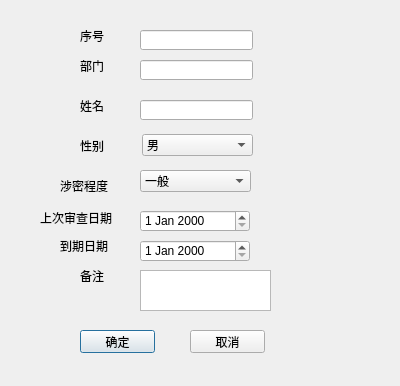
<?xml version="1.0" encoding="UTF-8"?>
<ui version="4.0">
 <class>AddDialog</class>
 <widget class="QDialog" name="AddDialog">
  <property name="geometry">
   <rect>
    <x>0</x>
    <y>0</y>
    <width>400</width>
    <height>386</height>
   </rect>
  </property>
  <property name="windowTitle">
   <string>添加用户</string>
  </property>
  <widget class="QLabel" name="label">
   <property name="geometry">
    <rect>
     <x>80</x>
     <y>30</y>
     <width>54</width>
     <height>12</height>
    </rect>
   </property>
   <property name="text">
    <string>序号</string>
   </property>
  </widget>
  <widget class="QLabel" name="label_2">
   <property name="geometry">
    <rect>
     <x>80</x>
     <y>60</y>
     <width>54</width>
     <height>12</height>
    </rect>
   </property>
   <property name="text">
    <string>部门</string>
   </property>
  </widget>
  <widget class="QLabel" name="label_3">
   <property name="geometry">
    <rect>
     <x>80</x>
     <y>100</y>
     <width>54</width>
     <height>12</height>
    </rect>
   </property>
   <property name="text">
    <string>姓名</string>
   </property>
  </widget>
  <widget class="QLabel" name="label_4">
   <property name="geometry">
    <rect>
     <x>80</x>
     <y>140</y>
     <width>54</width>
     <height>12</height>
    </rect>
   </property>
   <property name="text">
    <string>性别</string>
   </property>
  </widget>
  <widget class="QLabel" name="label_5">
   <property name="geometry">
    <rect>
     <x>60</x>
     <y>180</y>
     <width>54</width>
     <height>12</height>
    </rect>
   </property>
   <property name="text">
    <string>涉密程度</string>
   </property>
  </widget>
  <widget class="QLabel" name="label_6">
   <property name="geometry">
    <rect>
     <x>40</x>
     <y>210</y>
     <width>81</width>
     <height>16</height>
    </rect>
   </property>
   <property name="text">
    <string>上次审查日期</string>
   </property>
  </widget>
  <widget class="QLabel" name="label_7">
   <property name="geometry">
    <rect>
     <x>60</x>
     <y>240</y>
     <width>54</width>
     <height>12</height>
    </rect>
   </property>
   <property name="text">
    <string>到期日期</string>
   </property>
  </widget>
  <widget class="QLabel" name="label_8">
   <property name="geometry">
    <rect>
     <x>80</x>
     <y>270</y>
     <width>54</width>
     <height>12</height>
    </rect>
   </property>
   <property name="text">
    <string>备注</string>
   </property>
  </widget>
  <widget class="QLineEdit" name="lineEdit_ID">
   <property name="geometry">
    <rect>
     <x>140</x>
     <y>30</y>
     <width>113</width>
     <height>20</height>
    </rect>
   </property>
   <property name="inputMethodHints">
    <set>Qt::ImhNone</set>
   </property>
   <property name="alignment">
    <set>Qt::AlignCenter</set>
   </property>
   <property name="readOnly">
    <bool>true</bool>
   </property>
  </widget>
  <widget class="QLineEdit" name="lineEdit_PARTMENT">
   <property name="geometry">
    <rect>
     <x>140</x>
     <y>60</y>
     <width>113</width>
     <height>20</height>
    </rect>
   </property>
   <property name="alignment">
    <set>Qt::AlignCenter</set>
   </property>
  </widget>
  <widget class="QLineEdit" name="lineEdit_NAME">
   <property name="geometry">
    <rect>
     <x>140</x>
     <y>100</y>
     <width>113</width>
     <height>20</height>
    </rect>
   </property>
   <property name="alignment">
    <set>Qt::AlignCenter</set>
   </property>
  </widget>
  <widget class="QComboBox" name="comboBox_SEX">
   <property name="geometry">
    <rect>
     <x>142</x>
     <y>134</y>
     <width>111</width>
     <height>22</height>
    </rect>
   </property>
   <item>
    <property name="text">
     <string>男</string>
    </property>
   </item>
   <item>
    <property name="text">
     <string>女</string>
    </property>
   </item>
  </widget>
  <widget class="QComboBox" name="comboBox_DEPTH">
   <property name="geometry">
    <rect>
     <x>140</x>
     <y>170</y>
     <width>111</width>
     <height>22</height>
    </rect>
   </property>
   <item>
    <property name="text">
     <string>一般</string>
    </property>
   </item>
   <item>
    <property name="text">
     <string>秘密</string>
    </property>
   </item>
   <item>
    <property name="text">
     <string>机密</string>
    </property>
   </item>
   <item>
    <property name="text">
     <string>绝密</string>
    </property>
   </item>
  </widget>
  <widget class="QDateEdit" name="dateEdit_LASTTIME">
   <property name="geometry">
    <rect>
     <x>140</x>
     <y>210</y>
     <width>110</width>
     <height>22</height>
    </rect>
   </property>
  </widget>
  <widget class="QDateEdit" name="dateEdit_DEADLINE">
   <property name="geometry">
    <rect>
     <x>140</x>
     <y>240</y>
     <width>110</width>
     <height>22</height>
    </rect>
   </property>
  </widget>
  <widget class="QTextEdit" name="textEdit_REMARK">
   <property name="geometry">
    <rect>
     <x>140</x>
     <y>270</y>
     <width>131</width>
     <height>41</height>
    </rect>
   </property>
  </widget>
  <widget class="QPushButton" name="confirmBtn">
   <property name="geometry">
    <rect>
     <x>80</x>
     <y>330</y>
     <width>75</width>
     <height>23</height>
    </rect>
   </property>
   <property name="text">
    <string>确定</string>
   </property>
  </widget>
  <widget class="QPushButton" name="cancelBtn">
   <property name="geometry">
    <rect>
     <x>190</x>
     <y>330</y>
     <width>75</width>
     <height>23</height>
    </rect>
   </property>
   <property name="text">
    <string>取消</string>
   </property>
  </widget>
 </widget>
 <resources/>
 <connections/>
</ui>
